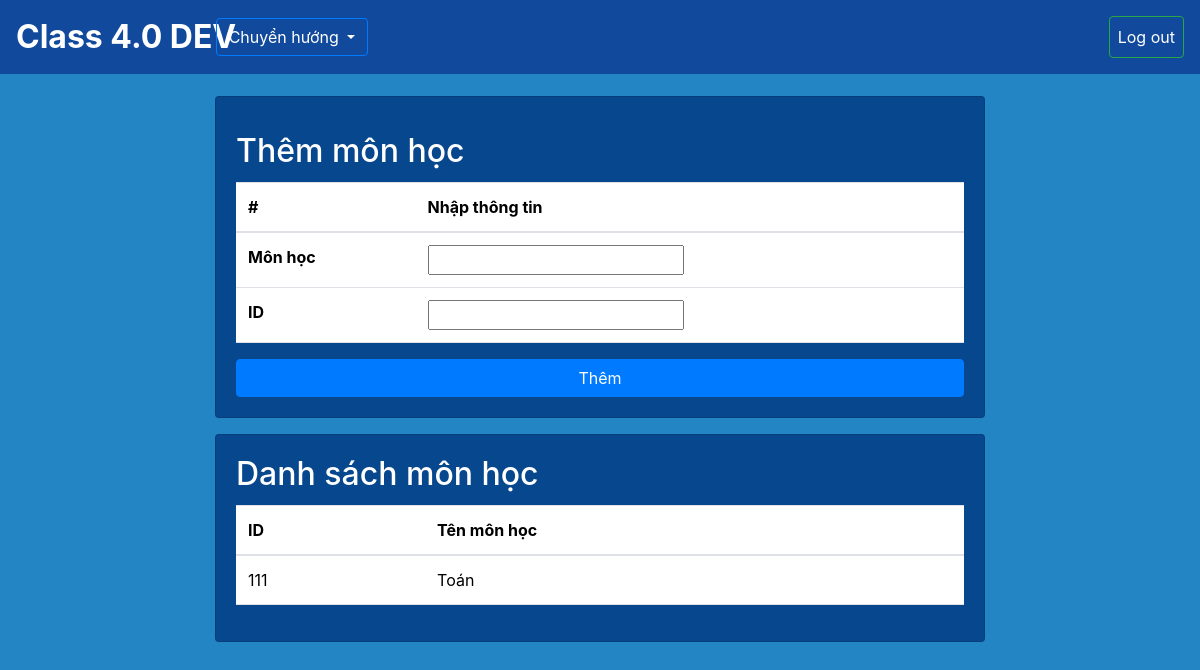
Before: /school/subjects/ with the older database file.
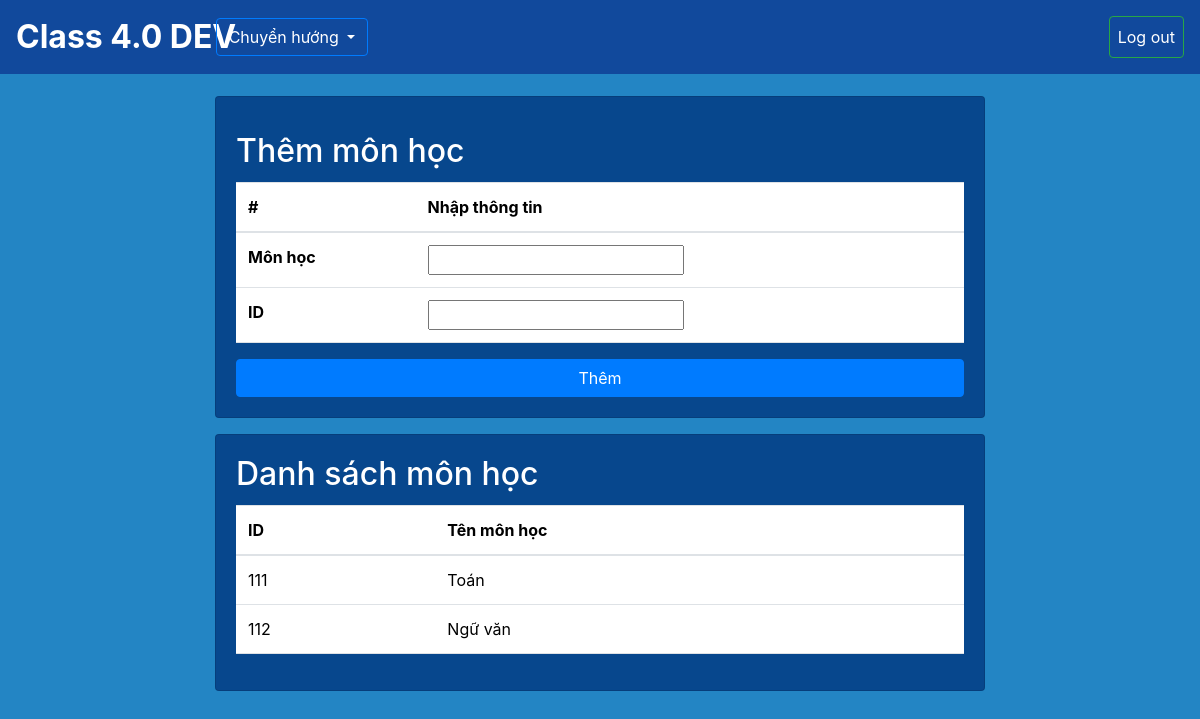
After: the same page with the newer database file.
### SM/models.py (models this page shows, shortened)
class Subject (models.Model):
    id = models.CharField(primary_key=True, max_length = 10)
    name = models.CharField(max_length = 100,blank=False, null=False) # cần đảm bảo bắt buôc phải có

### SM/views.py (the view)
# urls.py: path('subjects/', views.add_subject, name='smsubject'),
def add_subject(request):
    subjects= Subject.objects.all()
    if request.method == 'POST':
        form = SubjectForm(request.POST)
        if form.is_valid():
            form.save()
            messages.success(request,'Thêm môn học thành công!')
    else:
        form = SubjectForm()
    context = {
        'add_subjectsform': form,
        'subjects':subjects
    }
    return render(request, 'subjects.html', context)

### SM/forms.py
class SubjectForm(forms.ModelForm):
    class Meta:
        model = Subject
        fields = ['id', 'name']

### SM/templates/subjects.html (shortened to what this page needs)
{% extends "base.html" %}
{% load static %}
{% block Nav %}
<div class="dropdown">
    <button type="button" class="btn btn-outline-primary text-white dropdown-toggle" data-bs-toggle="dropdown">
        Chuyển hướng
    </button>
</div>
{% endblock Nav %}
{% block content %}
<div class="row" style="margin-top: 6rem">
    <div class="col-2"></div>
    <div class="col-8">
        <div class="card" style="background-color: #07478D">
            <div class="card-body">
                <h2 class="card-title text-white" style="margin-top: 2%;">Thêm môn học</h2>
                <form method="POST">
                    <table class="table">
                        <thead>
                        <tr>
                            <th scope="col">#</th>
                            <th scope="col">Nhập thông tin</th>
                        </tr>
                        </thead>
                        <tbody>
                            <tr>
                                <th scope="row">Môn học</th>
                                <td>{{add_subjectsform.name }}</td>
                            </tr>
                            <tr>
                                <th scope="row">ID</th>
                                <td>{{add_subjectsform.id }}</td>
                            </tr>
                        </tbody>
                    </table>
                    <button id="openModalBtn" type="submit" class="btn btn-primary" data-bs-toggle="modal" data-bs-target="#myModal" style="width:100%">Thêm</button>
                </form>
            </div>
        </div>
        <div class="card" style="background-color: #07478D; margin-top: 1rem">
            <div class="card-body">
                <h2 class="card-title text-white" style="margin-top: 0%;">Danh sách môn học</h2>
                <form method="POST">
                    <table class="table">
                        <thead>
                        <tr>
                            <th scope="col">ID</th>
                            <th scope="col">Tên môn học</th>
                        </tr>
                        </thead>
                        <tbody>
                                {%for subjects in subjects %}
                                <tr>
                                    <td>{{subjects.id}}</td>
                                    <td>{{subjects.name}}</td>
                                </tr>
                                {% endfor %}
                        </tbody>
                    </table>
                </form>
            </div>
        </div>
    </div>
    <div class="col-2"></div>
</div>
{% endblock content %}

Changed rows visible on the page:
added Subject: id "112", name "Ngữ văn"
